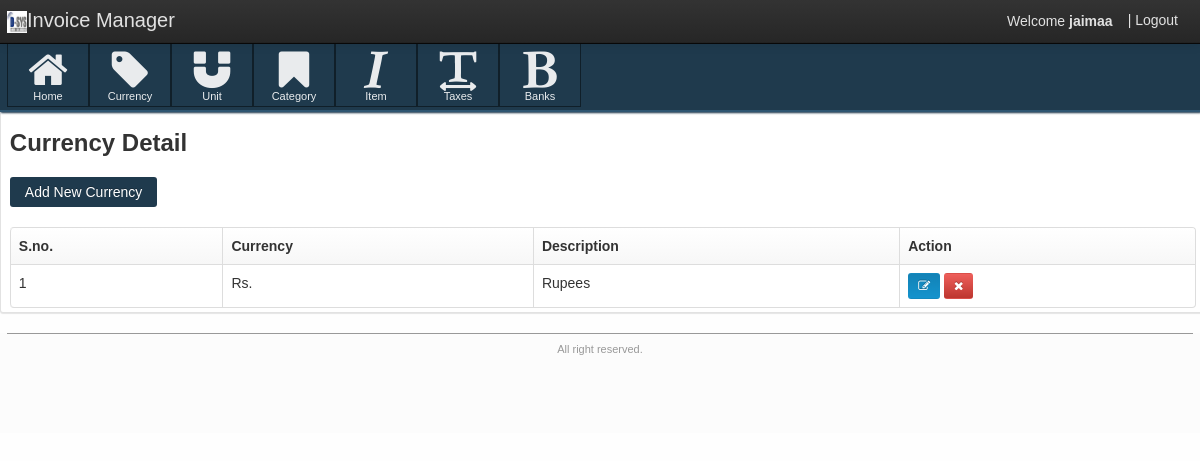
The page /JAIGST/currency_mgmt.php (signed in) on the database its author committed.
### tables this page shows
CREATE TABLE `currency` (
  `currency_id` bigint(100) NOT NULL,
  `currency` varchar(10) NOT NULL,
  `description` varchar(50) NOT NULL,
  `country` varchar(50) NOT NULL
);

### JAIGST/currency_mgmt.php (the view, shortened to what this page needs)
<?php
if(isset($_SESSION['login']) && $_SESSION['type']=='Admin')
{
?>
<!DOCTYPE html>
<html lang="en">
<head>
    <link href="css/customize-template.css" type="text/css" media="screen, projection" rel="stylesheet" />
</head>
    <body>
    <div class="navbar navbar-fixed-top">
        <div class="navbar-inner">
            <div class="container">
                <a href="#" class="brand"><img src="images/Dsys Logo.png" width="20px" height="20px" />Invoice Manager</a>
                <div id="app-nav-top-bar" class="nav-collapse">
                   <ul class="nav pull-right">
					<li style="margin-top: 11px;">
						Welcome <strong><?php echo $_SESSION['UserName'] ?> </strong>
					</li>
                        <li>
                            <a href="signout.php">| Logout</a>
                        </li>
                    </ul>
                </div>
            </div>
        </div>
    </div>
    <div id="body-container">
        <div id="body-content">
            <div class="body-nav body-nav-horizontal body-nav-fixed">
                <div class="container">
                   			<ul> <li>
                                    <a href="dashboard.php">
                                        <i class="icon-home icon-large"></i> Home
                                    </a>
                                </li>
								<li>
                                    <a href="currency_mgmt.php">
                                        <i class="icon-tag icon-large"></i> Currency
                                    </a>
                                </li>
                                <li>
                                    <a href="unit_mgmt.php">
                                        <i class="icon-magnet icon-large"></i> Unit
                                    </a>
                                </li>
								<li>
                                    <a href="category_mgmt.php">
                                        <i class="icon-bookmark icon-large"></i> Category
                                    </a>
                                </li>
								<li>
                                    <a href="item_mgmt.php">
                                        <i class="icon-italic icon-large"></i> Item
                                    </a>
                                </li>
								<li>
                                    <a href="tax_mgmt.php">
                                        <i class="icon-text-width icon-large"></i> Taxes
                                    </a>
                                </li>
								<li>
                                    <a href="bank_mgmt.php">
                                        <i class="icon-bold icon-large"></i> Banks
                                    </a>
                                </li>
                    </ul>
                </div>
            </div>
<div class="box">
	<div class="container">
		<section class="content-header">
			<h3>
				Currency Detail
			</h3>
		</section>
	</div>
	<div class="box-content">
		<section id="my-account-security-form" class="page container">
				<div class="container">
					<div class="row">
						<div id="acct-password-row" class="span16">
                        <a href="create_currency.php?opt=1"><button id="submit-button" type="button" class="btn btn-primary" name="action" value="" style="margin-bottom:20px">Add New Currency</button></a>
                        <div class="box-content box-table">
                            <table id="sample-table" class="table table-hover table-bordered tablesorter">
                                <thead>
                                    <tr>
                                        <th>S.no.</th>
                                        <th>Currency</th>
                                        <th>Description</th>
                                        <th>Action</th>
                                    </tr>
                                </thead>
                                <tbody>
                                <?php
										$res=mysql_query("select * from currency");
										while($r=mysql_fetch_array($res))
										{
											echo "<tr><td>".$r[0]."</td><td>".$r[1]."</td><td>".$r[2]."</td><td class='td-actions'>
                                            	<a href='edit_currency.php?opt=3&currency_id=$r[0]' class='btn btn-small btn-info'>
                                                	<i class='btn-icon-only icon-edit'></i>
                                            	</a>
                                           		<a href='del_currency.php?opt=2&currency_id=$r[0]' onClick='confirmDelete();' class='btn btn-small btn-danger'>
                                            	    <i class='btn-icon-only icon-remove'></i>
                                            	</a>
												</td>
			                                    </tr>";
										}
										?>
                                </tbody>
                            </table>
						</div>
					</div>
            	</div>
		</section>
	</div></div>
    <footer class="application-footer">
        <div class="container">
            <div class="disclaimer">
                <p> All right reserved.</p>
            </div>
        </div>
    </footer>
	</body>
</html>
<?php
}
else
{header('location:signout.php');}
?>

### JAIGST/currency_mgmt.php (style rules this page uses)
#body-content { padding-bottom: 0px !important; }
.application-footer { margin-top: 0px !important; }
#body-container { height: auto; min-height: 0% !important; }

### rows shown on the page
currency: currency_id "1", currency "Rs.", description "Rupees"

### other values the page prints
$_SESSION['UserName'] "jaimaa"
